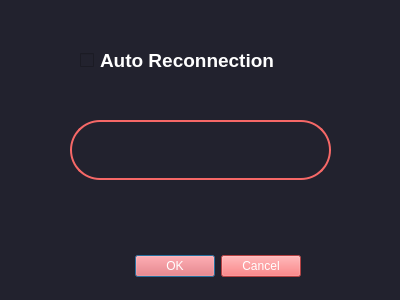
<?xml version="1.0" encoding="UTF-8"?>
<ui version="4.0">
 <class>Dialog</class>
 <widget class="QDialog" name="Dialog">
  <property name="geometry">
   <rect>
    <x>0</x>
    <y>0</y>
    <width>400</width>
    <height>300</height>
   </rect>
  </property>
  <property name="windowTitle">
   <string>Dialog</string>
  </property>
  <property name="styleSheet">
   <string notr="true">background-color: #22222e</string>
  </property>
  <widget class="QDialogButtonBox" name="buttonBox">
   <property name="geometry">
    <rect>
     <x>100</x>
     <y>250</y>
     <width>201</width>
     <height>32</height>
    </rect>
   </property>
   <property name="font">
    <font>
     <family>Arial</family>
     <pointsize>10</pointsize>
    </font>
   </property>
   <property name="styleSheet">
    <string notr="true">QPushButton {
	color: white;
	background-color: #fb5b5d;

}

QPushButton:pressed {
	background-color: #fa4244;
}</string>
   </property>
   <property name="orientation">
    <enum>Qt::Horizontal</enum>
   </property>
   <property name="standardButtons">
    <set>QDialogButtonBox::Cancel|QDialogButtonBox::Ok</set>
   </property>
  </widget>
  <widget class="QCheckBox" name="checkBox">
   <property name="geometry">
    <rect>
     <x>80</x>
     <y>50</y>
     <width>241</width>
     <height>21</height>
    </rect>
   </property>
   <property name="font">
    <font>
     <family>Arial</family>
     <pointsize>14</pointsize>
     <weight>75</weight>
     <bold>true</bold>
    </font>
   </property>
   <property name="styleSheet">
    <string notr="true">background-color: #22222e;
border-radius: 30;
color: white</string>
   </property>
   <property name="text">
    <string>Auto Reconnection</string>
   </property>
  </widget>
  <widget class="QLineEdit" name="input_currency_3">
   <property name="geometry">
    <rect>
     <x>70</x>
     <y>120</y>
     <width>261</width>
     <height>60</height>
    </rect>
   </property>
   <property name="font">
    <font>
     <family>Arial</family>
     <pointsize>14</pointsize>
     <weight>75</weight>
     <bold>true</bold>
    </font>
   </property>
   <property name="styleSheet">
    <string notr="true">background-color: #22222e;
border: 2px solid #f66867;
border-radius: 30;
color: white</string>
   </property>
   <property name="text">
    <string/>
   </property>
   <property name="alignment">
    <set>Qt::AlignCenter</set>
   </property>
  </widget>
 </widget>
 <resources/>
 <connections>
  <connection>
   <sender>buttonBox</sender>
   <signal>accepted()</signal>
   <receiver>Dialog</receiver>
   <slot>accept()</slot>
   <hints>
    <hint type="sourcelabel">
     <x>248</x>
     <y>254</y>
    </hint>
    <hint type="destinationlabel">
     <x>157</x>
     <y>274</y>
    </hint>
   </hints>
  </connection>
  <connection>
   <sender>buttonBox</sender>
   <signal>rejected()</signal>
   <receiver>Dialog</receiver>
   <slot>reject()</slot>
   <hints>
    <hint type="sourcelabel">
     <x>316</x>
     <y>260</y>
    </hint>
    <hint type="destinationlabel">
     <x>286</x>
     <y>274</y>
    </hint>
   </hints>
  </connection>
 </connections>
</ui>
